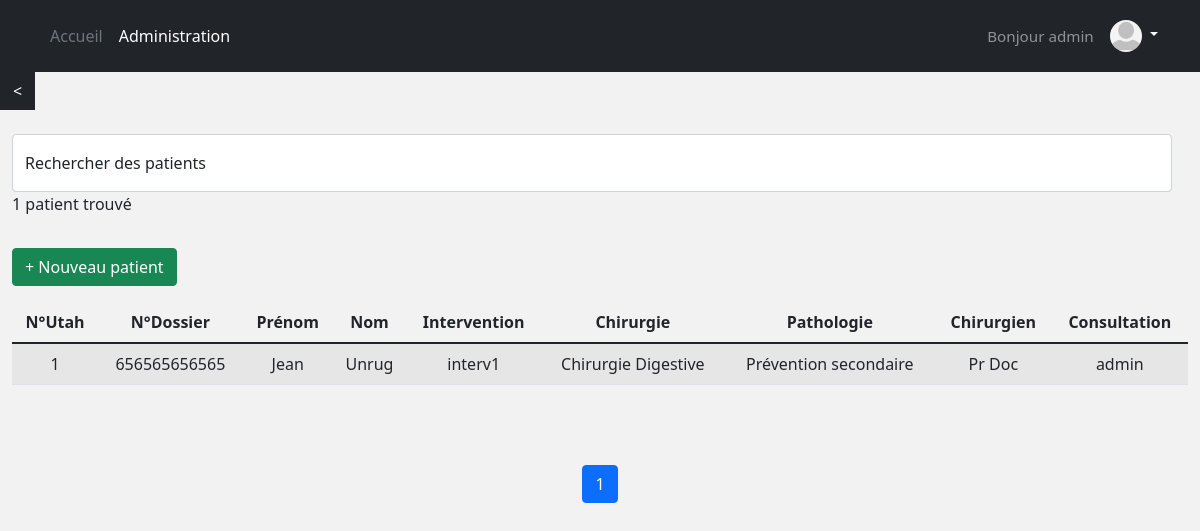
Screenshot of /patient/patients/is_author/ (signed in) with the database file from the repository.
### account/models.py (models this page shows, shortened)
class Account(AbstractBaseUser):
    username = models.CharField(max_length=30, unique=True)
    email = models.EmailField(verbose_name="email", max_length=60, unique=True)
    profile_picture = models.ImageField(upload_to=upload_location, blank=True, null=True)
    date_joined = models.DateTimeField(verbose_name='date joined', auto_now_add=True)
    last_login = models.DateTimeField(verbose_name='last login', auto_now=True)
    is_admin = models.BooleanField(default=False)
    is_active = models.BooleanField(default=True)
    is_staff = models.BooleanField(default=False)
    is_superuser = models.BooleanField(default=False)
    USERNAME_FIELD = 'username'
    REQUIRED_FIELDS = ['email']
    objects = MyAccountManager()
    def profile_picture_is_valid(self):
        return self.profile_picture and os.path.isfile(os.path.join(MEDIA_ROOT, self.profile_picture.name))

### patient/models.py (models this page shows, shortened)
class Patient(models.Model):
    hosp_num = models.CharField("n°dossier", max_length=12, default="", validators=[
        RegexValidator(regex='^.{12}$', message='Length has to be 12'),
        RegexValidator(regex='^[0-9]*$', message='Only digits accepted')])
    firstname = models.CharField('prénom', max_length=200, default="")
    lastname = models.CharField('nom', max_length=200, default="")
    height = models.IntegerField('taille')
    weight = models.IntegerField('poids')
    ddn = models.DateField('Date de naissance')
    ddi = models.DateField("Date de l'intervention", null=True, blank=True)
    intervention = models.CharField('intervention', max_length=200, default="", blank=True)
    chirurgien = models.CharField('chirurgien', max_length=200, default="", blank=True)
    chirurgie = models.CharField("Discipline de l'intervention", max_length=40, choices=to_choice(CHIR_CHOICES), blank=True)
    bleeding_risk = models.CharField("Risque hémorragique de la chirurgie", max_length=100, choices=to_choice(BLEEDRISK_CHOICES), blank=True)
    consultant = models.CharField('Medecin qui fait la consultation', max_length=200, default="", blank=True)
    ddconsult = models.DateField("Date de la consultation", auto_now_add=True, blank=True)
    traitements = models.JSONField(default=dict, blank=True)
    algo = models.CharField("Algorithme suivi", max_length=40, choices=to_choice(ALGO_CHOICES), blank=True)
    algo_result = models.CharField('Résultat', max_length=400, default="", blank=True)
    algo_complete_results = models.JSONField(default=dict)
    schema_therap = models.CharField("Schéma thérapeutique donné au patient", max_length=40, default="Date exacte",
                                     choices=to_choice(["Date exacte", "Terminologie 'dernière prise à J-xx'", "Pas d'arrêt du traitement"]))
    aptt = models.IntegerField('APTT', null=True, blank=True)
    pt = models.IntegerField('PT', null=True, blank=True)
    inr = models.IntegerField('INR', null=True, blank=True)
    hemoglobine = models.IntegerField('Hémoglobine', null=True, blank=True)
    plaquette = models.IntegerField('Plaquettes', null=True, blank=True)
    dfg = models.IntegerField('DFG', null=True, blank=True)
    vol_sang = models.IntegerField('Volume de saignement peropératoire', null=True, blank=True)
    coag = models.CharField("Qualité de la coagulation selon le chirurgien", max_length=2, default='-5',
                            choices=to_choice(['-' + str(i) for i in range(6)] + ['+' + str(i) for i in range(5, -1, -1)]))
    incl_num = models.AutoField(primary_key=True)
    date_published = models.DateTimeField(auto_now_add=True, verbose_name="date published")
    date_updated = models.DateTimeField(auto_now=True, verbose_name="date updated")
    author = models.ForeignKey(settings.AUTH_USER_MODEL, on_delete=models.CASCADE)
    slug = models.SlugField(blank=True, unique=True)
    pathologie = models.CharField("Pathologie justifiant le traitement", max_length=40, choices=to_choice(PATH_CHOICES), blank=True)
    traitement1 = models.CharField("Premier traitement", max_length=40, choices=to_choice(TRAIT_CHOICES), blank=True)
    traitement2 = models.CharField("Deuxième traitement", max_length=40, choices=to_choice(TRAIT_CHOICES), blank=True)
    date_derniere_prise_th1 = models.DateField('Date de dernière prise théorique (premier traitement)', null=True, blank=True)
    date_derniere_prise1 = models.DateField('Date de dernière prise pratique (premier traitement)', null=True, blank=True)
    inobservance1 = models.CharField("Inobservance (premier traitement)", max_length=40, default="Pas d'inobservance",
                                     choices=to_choice(["Pas d'inobservance", "Oubli", "Incompréhension", "Contre-ordre médical"]))
    date_derniere_prise_th2 = models.DateField('Date de dernière prise théorique (deuxième traitement)', null=True, blank=True)
    date_derniere_prise2 = models.DateField('Date de dernière prise pratique (deuxième traitement)', null=True, blank=True)
    inobservance2 = models.CharField("Inobservance (deuxième traitement)", max_length=40, default="Pas d'inobservance",
                                     choices=to_choice(["Pas d'inobservance", "Oubli", "Incompréhension", "Contre-ordre médical"]))

### patient/views.py (the view)
# urls.py: path('patients/<filter>/', patients_view, name="patients"),
@login_required(login_url='login')
def patients_view(request, filter):
    context = {}
    query, patients = get_patients_page(request, N_PATIENTS_PER_PAGE, filter)
    context['patients'] = patients
    context['n_patients'] = len(patients)
    if query:
        context['query'] = query
    return render(request, 'patient/patients.html', context)

### patient/utils.py (called while the page is built)
def get_patients_queryset(query=None, **kwargs):
    queryset = []
    queries = query.split(" ")
    ref_patients = Patient.objects.filter(**kwargs)
    for q in queries:
        patients = Patient.objects.filter(
            Q(incl_num__icontains=q) |
            Q(hosp_num__iexact=q) |
            Q(firstname__icontains=q) |
            Q(lastname__icontains=q) |
            Q(intervention__icontains=q) |
            Q(chirurgie__icontains=q) |
            Q(pathologie__icontains=q) |
            Q(chirurgien__icontains=q) |
            Q(consultant__icontains=q)
        ).distinct()
        for patient in patients:
            if patient in ref_patients:
                queryset.append(patient)
    return list(set(queryset))

def get_patients_page(request, patients_per_page=10, filter='is_author'):
    query = ""
    if request.GET:
        query = str(request.GET.get('q', ''))
    kwargs = {}
    if filter == "is_author":
        kwargs["author"] = request.user
    patients = sorted(get_patients_queryset(query, **kwargs), key=attrgetter('date_updated'), reverse=True)
    page = request.GET.get('page', 1)
    patients_paginator = Paginator(patients, patients_per_page)
    try:
        patients = patients_paginator.page(page)
    except PageNotAnInteger:
        patients = patients_paginator.page(patients_per_page)
    except EmptyPage:
        patients = patients_paginator.page(patients_paginator.num_pages)
    return query, patients

### patient/templates/patient/patients.html (shortened to what this page needs)
{% extends 'base.html' %}
{% load bootstrap %}
{% block content %}
<a href="{% url 'home' %}" class="btn btn-dark" style="border-radius: 0;"><</a>
<br><br>
<div class="container-fluid d-grid gap-3 align-items-center" style="grid-template-columns: 2fr;">
  <div class="d-flex align-items-left">
    <form class="w-100 me-3" method="get">
      <div class="form-floating">
        <input class="form-control"  name="q" type="search" id="id_q" placeholder="recherche">
        <label for="id_q">Rechercher des patients</label>
        {% if n_patients == 0 %}
        <p>Aucun patients trouvés</p>
        {% elif n_patients == 1 %}
        <p>1 patient trouvé</p>
        {% else %}
        <p>{{n_patients}} patients trouvés</p>
        {% endif %}
      </div>
    </form>
  </div>
  <div>
    <a href="{% url 'patient:preop' %}" class="btn btn-success">+ Nouveau patient</a>
  </div>
  {% if n_patients %}
  <div class="table-responsive">
    <table id="mytable" class="table table-bordred table-striped sortable">
      <thead>
        <th>N°Utah</th>
        <th>N°Dossier</th>
        <th>Prénom</th>
        <th>Nom</th>
        <th>Intervention</th>
        <th>Chirurgie</th>
        <th>Pathologie</th>
        <th>Chirurgien</th>
        <th>Consultation</th>
      </thead>
      <tbody>
        {% for file in patients %}
          <tr data-href="{% url 'patient:detail' file.slug %}">
            <td>{{file.incl_num}}</td>
            <td>{{file.hosp_num}}</td>
            <td>{{file.firstname}}</td>
            <td>{{file.lastname}}</td>
            <td>{{file.intervention}}</td>
            <td>{{file.chirurgie}}</td>
            <td>{{file.pathologie}}</td>
            <td>{{file.chirurgien}}</td>
            <td>{{file.consultant}}</td>
          </tr>
        {% endfor %}
      </tbody>
    </table>
   </div>
  {% include 'patient/snippets/patient_pagination.html' with patients=patients %}
  {% endif %}
</div>
{% endblock content %}

### templates/snippets/header.html (shortened to what this page needs)
{% load static %}
<header class="p-3 bg-dark text-white">
	<div class="container">
		<div class="d-flex flex-wrap align-items-center justify-content-center justify-content-lg-start">
			<ul class="nav col-12 col-lg-auto me-lg-auto mb-2 justify-content-center mb-md-0">
				<li><a class="nav-link px-2 text-secondary" href="{% url 'home' %}">Accueil</a></li>
				<li><a class="nav-link px-2 text-white" href="/admin/">Administration</a></li>
			</ul>
			<h2 class="h2 col-12 col-lg-auto mb-3 mb-lg-0 me-lg-3 text-center"> Bonjour {{ user.username }}</h2>
			<div class="dropdown text-end">
				<a href="#" class="d-block link-light text-decoration-none dropdown-toggle" id="dropdownUser1" data-bs-toggle="dropdown" aria-expanded="false">
					{% if user.profile_picture_is_valid %}
					<img src="{{user.profile_picture.url}}" alt="mdo" width="32" height="32" class="rounded-circle">
					{% else %}
					<img src="{% static 'images/default_profile_picture.png' %}" alt="mdo" width="32" height="32" class="rounded-circle">
			    {% endif %}
				</a>
			</div>
		</div>
	</div>
</header>

### templates/snippets/base_css.html (style rules this page uses)
body { background-color: #f2f2f2; }

### templates/snippets/header.html (style rules this page uses)
.dropdown-toggle { outline: 0; }
.h2 { font-size: 95%; color: rgba(255, 255, 255, 0.5); }

### patient/templates/patient/patients.html (style rules this page uses)
td { vertical-align:middle; text-align:center; cursor: pointer; }
th { vertical-align:middle; text-align:center; }

### rows the page displays
Account: username "admin"
Patient: incl_num "1", hosp_num "656565656565", firstname "Jean", lastname "Unrug", intervention "interv1", chirurgie "Chirurgie Digestive", pathologie "Prévention secondaire", chirurgien "Pr Doc", consultant "admin"

### other values shown
{{ i }} "1"
